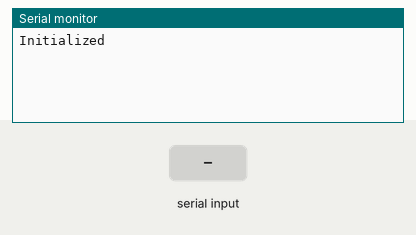
A sketch run on a simulated Arduino Uno, built with avr-gcc and run on an emulated ATmega328P. Shown: the last lines printed to the serial monitor. The test bench sets the inputs (shaded band).

Above: at 1.2 s.
1.3 s: "1" received over the second serial link
At 1.8 s:
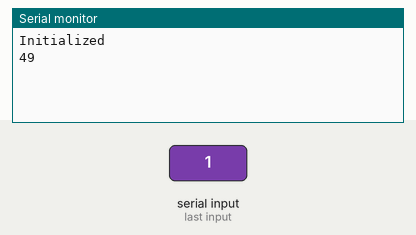
2.8 s: "0" received over the second serial link
At 3.7 s:
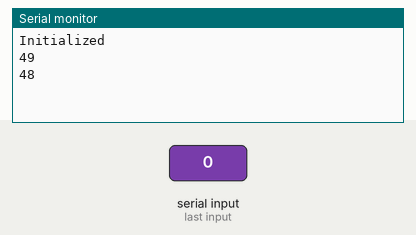
4.3 s: "2" received over the second serial link
At 5.6 s:
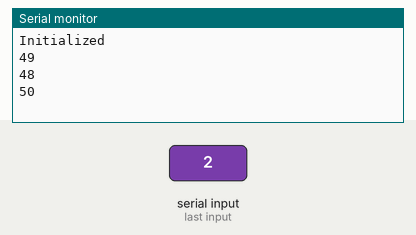

Measured:
- after the input at 1.3 s, the serial monitor: prints a new line after 0.08 s (image 1)
- after the input at 2.8 s, the serial monitor: prints a new line after 0.07 s (image 2)
- after the input at 4.3 s, the serial monitor: prints a new line after 0.06 s (image 3)

The sketch:

Radio.ino
```cpp
/*
  Software serial test intended for Arduino UNO R3.

  Receives from the two software serial ports, sends to the hardware serial port.

  In order to listen on a software port, you call port.listen().
  When using two software serial ports, you have to switch ports
  by listen()ing on each one in turn. Pick a logical time to switch
  ports, like the end of an expected transmission, or when the
  buffer is empty. This example switches ports when there is nothing
  more to read from a port

  The circuit:
  Two devices which communicate serially are needed.
  * First serial device's TX attached to digital pin 11, RX attached to digital pin 10.
 */
#include <SoftwareSerial.h>

// Receiver pin.
const byte rxPin = 10;
// Transmitter pin.
const byte txPin = 11;

// XBee Radio software serial connection.
SoftwareSerial xbee_radio(txPin, rxPin);

void setup() {
  // Open serial communications and wait for port to open.
  Serial.begin(9600);

    while (!Serial)
    // Wait for serial port to connect -- necessary for native USB port only.
    ;
  // Output to the serial monitor that the program has initialized.
  Serial.println("Initialized");
  // Start each software serial port with the suggested baud rate.
  xbee_radio.begin(9600);
}

void loop() {
  // By default, the last initialized port is listening. Otherwise, explicitly select it.
  xbee_radio.listen();

  // While there is data being read, send to the serial port.
  while (xbee_radio.available() > 0)
    Serial.println(xbee_radio.read());
  // Send message to the XBee.
  xbee_radio.println("Test");
  // Delay the loop as to not cause a continual spam and to allow other byte receipts.
  delay(100);
}
```
